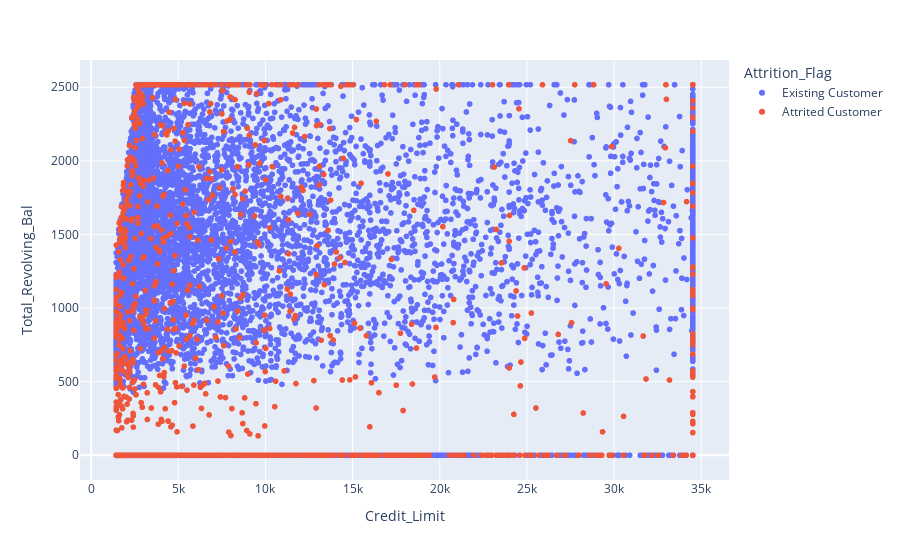

Notebook source saved alongside this figure:
### Code cell
#scatter plot of credit limit and total revolving balance plotly
import plotly.express as px
fig = px.scatter(df_clean, x='Credit_Limit', y='Total_Revolving_Bal', color='Attrition_Flag')
fig.show()

### Figure 1 — Plotly figure (JSON) as saved in the notebook; plotly's stock layout.template omitted (floating-point values rounded to 4 significant figures; data arrays with more than 128 entries replaced by an {"elided": "..."} marker saying what was removed)
{"data": [{"hovertemplate": "Attrition_Flag=Existing Customer<br>Credit_Limit=%{x}<br>Total_Revolving_Bal=%{y}<extra></extra>", "legendgroup": "Existing Customer", "marker": {"color": "#636efa", "symbol": "circle"}, "mode": "markers", "name": "Existing Customer", "showlegend": true, "type": "scattergl", "x": {"elided": "8500 float values"}, "xaxis": "x", "y": {"elided": "8500 int values"}, "yaxis": "y"}, {"hovertemplate": "Attrition_Flag=Attrited Customer<br>Credit_Limit=%{x}<br>Total_Revolving_Bal=%{y}<extra></extra>", "legendgroup": "Attrited Customer", "marker": {"color": "#EF553B", "symbol": "circle"}, "mode": "markers", "name": "Attrited Customer", "showlegend": true, "type": "scattergl", "x": {"elided": "1627 float values"}, "xaxis": "x", "y": {"elided": "1627 int values"}, "yaxis": "y"}], "layout": {"legend": {"title": {"text": "Attrition_Flag"}, "tracegroupgap": 0}, "margin": {"t": 60}, "xaxis": {"anchor": "y", "domain": [0, 1], "title": {"text": "Credit_Limit"}}, "yaxis": {"anchor": "x", "domain": [0, 1], "title": {"text": "Total_Revolving_Bal"}}}}
